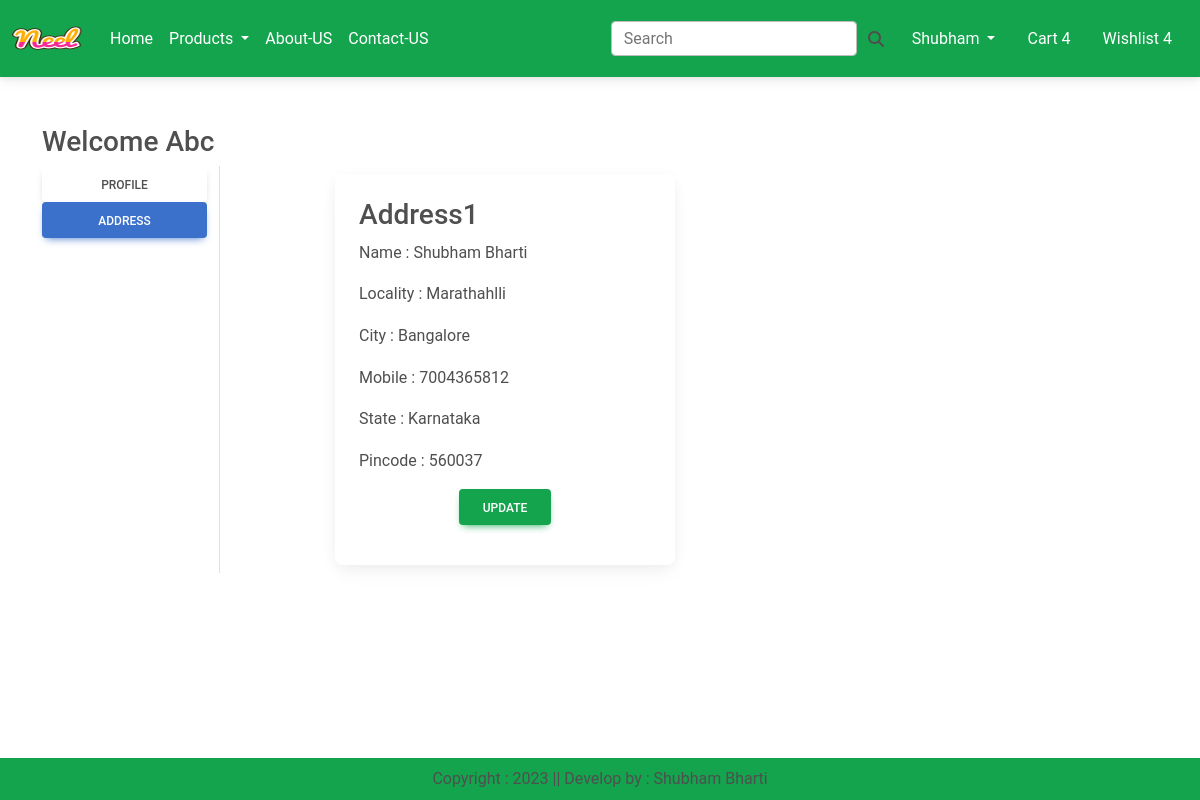
The app's page /address/ (signed in) with its own data.
### app/models.py (models this page shows, shortened)
class Customer(models.Model):
    user = models.ForeignKey(User, on_delete=models.CASCADE)
    name = models.CharField(max_length=100)
    locality = models.CharField(max_length=200)
    city = models.CharField(max_length=50)
    mobile = models.IntegerField(default=0)
    zipcode = models.IntegerField()
    state = models.CharField(max_length=100, choices=STATE_CHOICES)

### app/views.py (the view)
# urls.py: path('address/',address, name="address"),
def address(request):
    add = Customer.objects.filter(user=request.user)
    return render(request, 'app/address.html',locals())

### app/templates/app/address.html (shortened to what this page needs)
{% extends 'app/base.html' %}
{% load static %}
{% block main-content %}
<div class="container my-5">
    <div class="row">
        <h3>Welcome <span class="text-capitalize">{{request.user}}</span></h3>
        <div class="col-sm-2 border-end">
            <ul class="list-unstyled">
                <li class="d-grid"><a href="{% url 'profile' %}" class="btn">Profile</a></li>
                <li class="d-grid"><a href="{% url 'address' %}" class="btn btn-primary">Address</a></li>
            </ul>
        </div>
        <div class="col-sm-8 offset-sm-1">
            <div class="row">
                {% for ad in add %}
                <div class="col-sm-6">
                    <div class="card m-2">
                        <div class="card-body">
                            <h3>Address{{forloop.counter}}</h3>
                            <p>Name : {{ad.name}}</p>
                            <p>Locality : {{ad.locality}}</p>
                            <p>City : {{ad.city}}</p>
                            <p>Mobile : {{ad.mobile}}</p>
                            <p>State : {{ad.state}}</p>
                            <p>Pincode : {{ad.zipcode}}</p>
                            <p class="text-center"><a href="{% url 'updateAddress' pk=ad.id %}" type="button" class="btn btn-success">Update</a></p>
                        </div>
                    </div>
                </div>
                {% endfor %}
            </div>
        </div>
    </div>
</div>
{% endblock main-content %}

### records on screen
Customer: name "Shubham Bharti", locality "Marathahlli", city "Bangalore", mobile "7004365812", state "Karnataka", zipcode "560037"

### other values on screen
{{ request.user }} "Abc"
